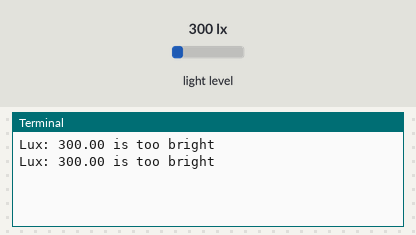
Recording of a program running on a simulated Raspberry Pi (BCM pin numbers). Shown: the last lines printed to the terminal. Inputs (shaded band) come from the test bench; at power-on: light level 300 lx.

Above: at 1.2 s.
1.3 s: light level set to 40 lx
At 2.8 s:
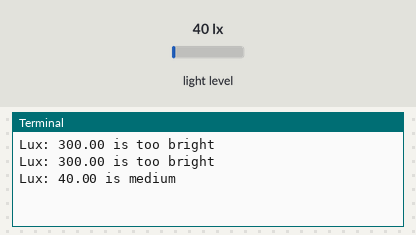
3.5 s: light level set to 0 lx
At 4.8 s:
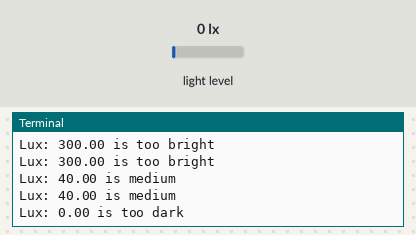
5.5 s: light level set to 50 lx
At 6.7 s:
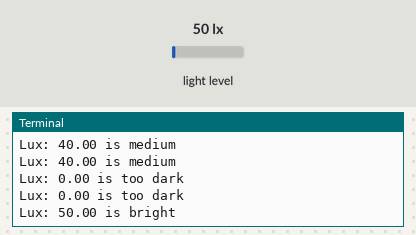

The program:

12c.py
```python
import smbus
import time

##device address obtained through 12cdetect -y 1 command
DEVICE = 0x23 # Default device I2C address

# Start measurement at 1lx resolution. Time typically 120ms
# Device is automatically set to Power Down after measurement.
ONE_TIME_HIGH_RES_MODE_1 = 0x20

bus = smbus.SMBus(1)

##converts bits to numbers
def convertToNumber(data):
  result=(data[1] + (256 * data[0])) / 1.2
  return (result)

def readLight(addr=DEVICE):
  #reads the data at the specified address using the specified mode
  data = bus.read_i2c_block_data(addr,ONE_TIME_HIGH_RES_MODE_1)
  #converts the returned bits to floating point number
  return convertToNumber(data)

##defines the lux by categories defined in task sheet
def lightCategory(lx):
    if(lx <= 20):
        return "too dark"
        #print("too dark")
    elif(lx > 20 and lx <= 30):
        return "dark"
    elif(lx > 30 and lx <= 40):
        return "medium"
    elif(lx > 40 and lx <= 100):
        return "bright"
    else:
        return"too bright"

def main():
    ##continuously read lux
    try:
        while True:
            lightLevel=readLight()
            ##print light level rounding to 2 decimal places
            ##Also prints the category the light was placed into
            print("Lux: " + format(lightLevel,'.2f') + " is " + lightCategory(lightLevel))
            time.sleep(1)
    ##close program if keyboard interrupt pressed
    except KeyboardInterrupt:
        print("User quite program via keyboard interrupt")
        pass


if __name__=="__main__":
   main()
```

Measured:
- after the input at 1.3 s, the terminal: prints a new line after 0.71 s (image 1)
- after the input at 3.5 s, the terminal: prints a new line after 0.52 s (image 2)
- after the input at 5.5 s, the terminal: prints a new line after 0.52 s (image 3)
